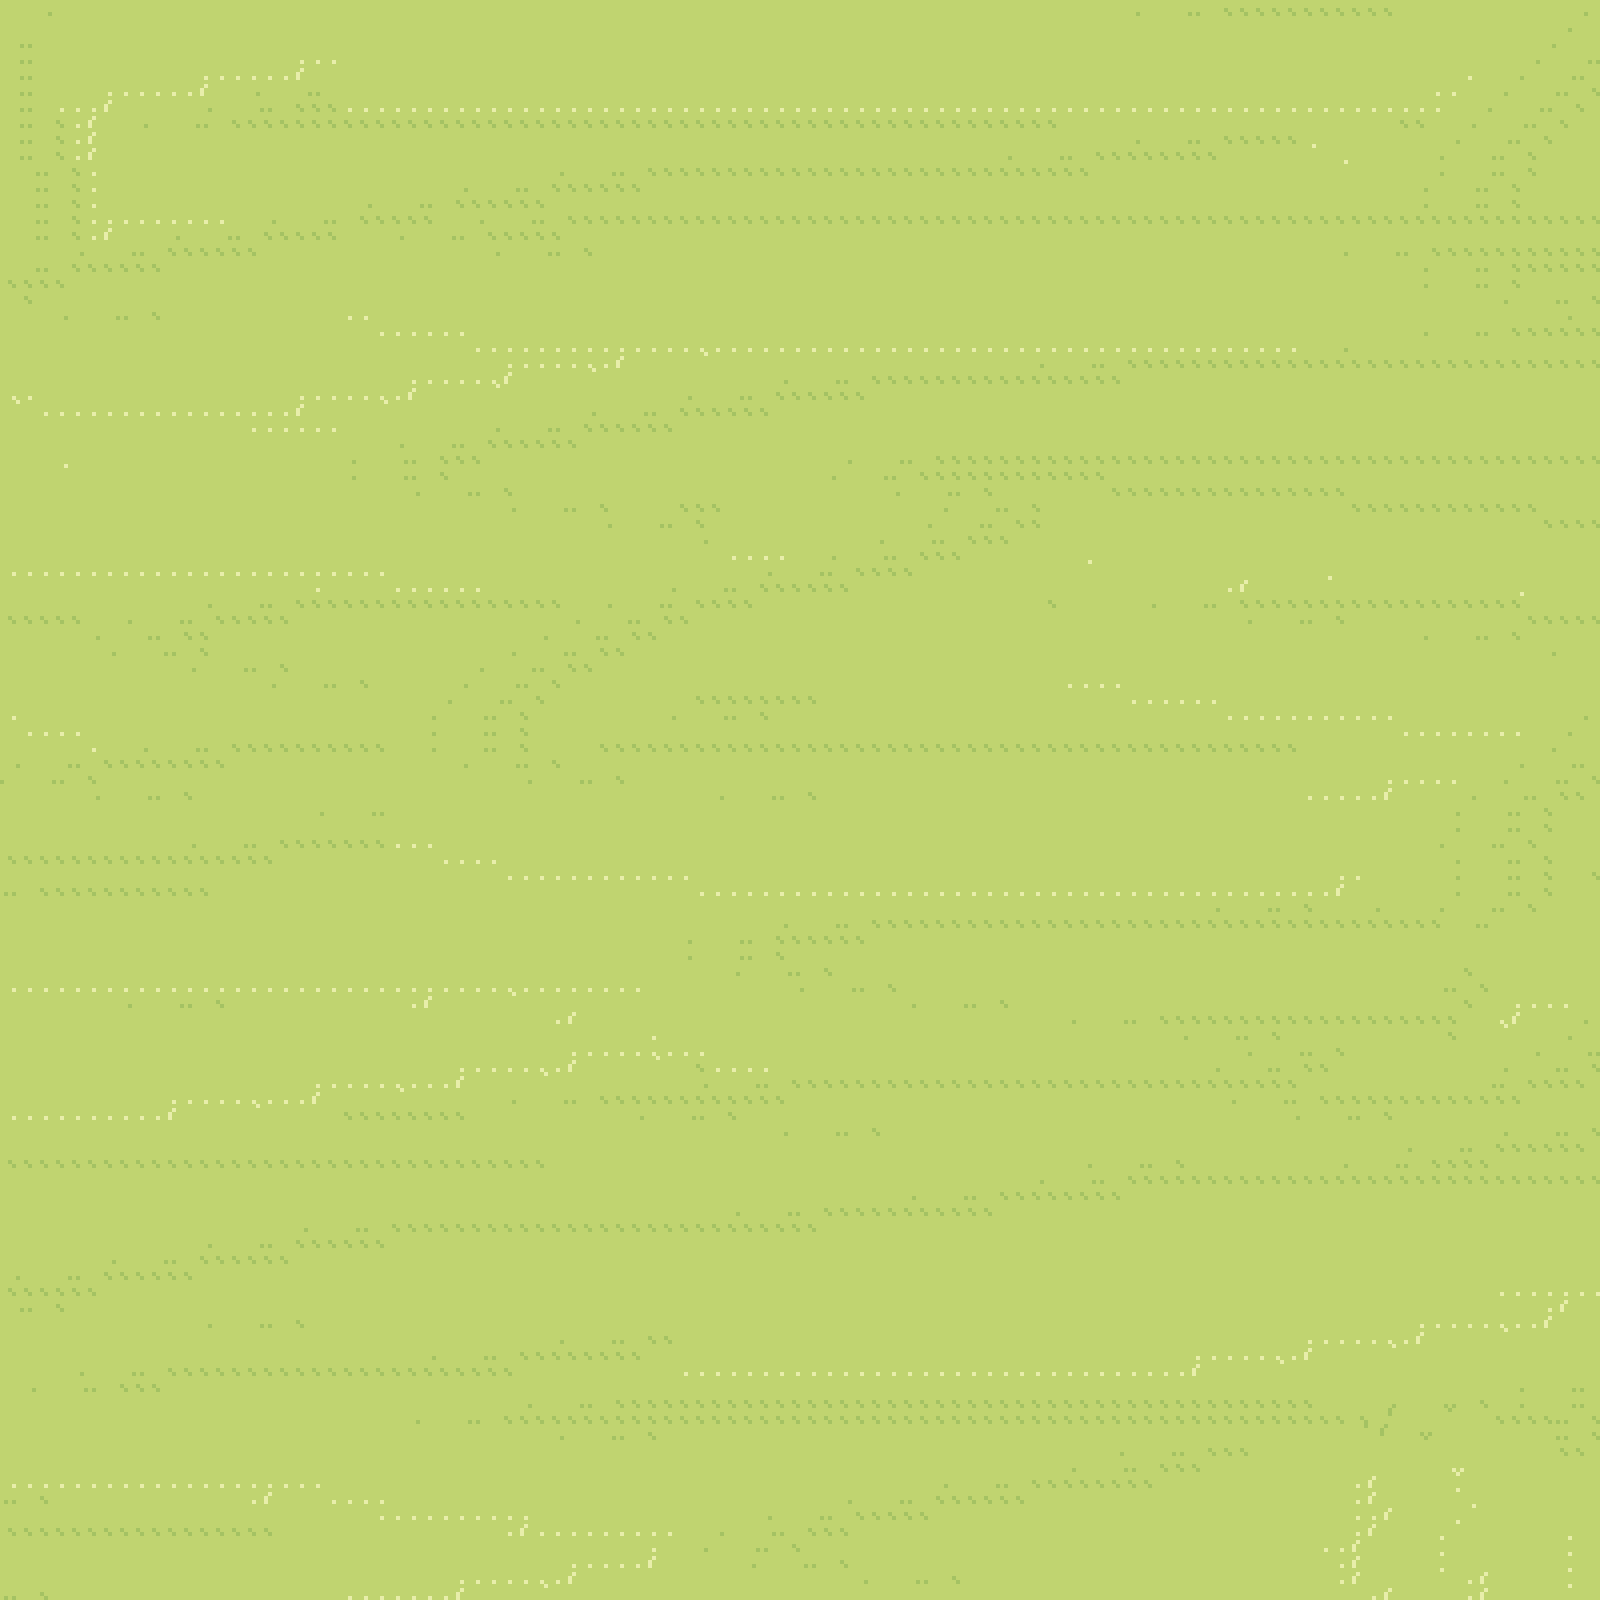

This is a level from a 2D game, rendered from its Tiled map with the project's own tilesets. A one-line summary and the map file follow, with tile-layer data summarised:
An orthogonal 100x100 tile map with 16x16 px tiles, 2 tile layers (Grass, Water), 2 tilesets and 15 objects.

<map version="1.10" tiledversion="1.11.0" orientation="orthogonal" renderorder="right-down" width="100" height="100" tilewidth="16" tileheight="16" infinite="0" nextlayerid="6" nextobjectid="29">
 <tileset firstgid="1" source="Grass.tsx" />
 <tileset firstgid="1281" source="Objects.tsx" />
 <layer id="1" name="Grass" width="100" height="100">
  <data>[10000 cells, 10000 non-empty, 54 distinct tile ids]</data>
 </layer>
 <objectgroup id="2" name="Items">
  <object id="17" gid="1293" x="440.542" y="355.191" width="48" height="62" />
  <object id="18" gid="1293" x="640.196" y="799.965" width="48" height="62" />
  <object id="19" gid="1293" x="847.757" y="1171.6" width="48" height="62" />
  <object id="20" gid="1293" x="1345.9" y="329.493" width="48" height="62" />
  <object id="21" gid="1293" x="1442.77" y="1205.2" width="48" height="62" />
  <object id="22" gid="1293" x="250.771" y="1120.2" width="48" height="62" />
  <object id="23" gid="1293" x="215.19" y="1470.09" width="48" height="62" />
  <object id="24" gid="1293" x="800.314" y="416.471" width="48" height="62" />
  <object id="25" gid="1293" x="997.992" y="311.702" width="48" height="62" />
  <object id="26" gid="1293" x="1120.55" y="1039.15" width="48" height="62" />
  <object id="27" gid="1293" x="1084.97" y="1389.04" width="48" height="62" />
  <object id="28" gid="1293" x="408.913" y="958.106" width="48" height="62" />
 </objectgroup>
 <objectgroup id="3" name="Merchants" />
 <layer id="5" name="Water" width="100" height="100">
  <data>[10000 cells, 0 non-empty, 0 distinct tile ids]</data>
 </layer>
 <objectgroup id="4" name="Characters">
  <object id="1" gid="1291" x="125.397" y="298.655" width="23" height="27" />
  <object id="2" gid="1291" x="1103.9" y="662.382" width="23" height="27" />
  <object id="3" gid="1291" x="421.913" y="1368.09" width="23" height="27" />
 </objectgroup>
</map>
